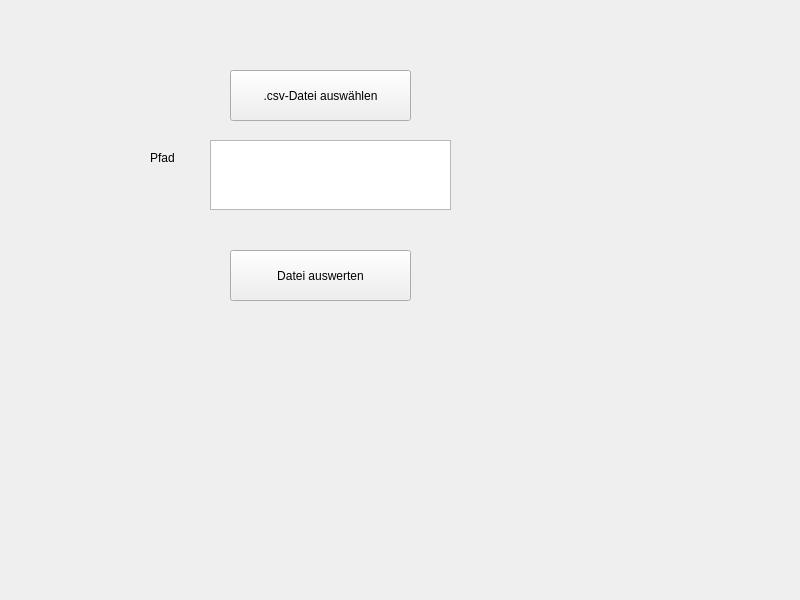
<?xml version="1.0" encoding="UTF-8"?>
<ui version="4.0">
 <class>test</class>
 <widget class="QWidget" name="test">
  <property name="geometry">
   <rect>
    <x>0</x>
    <y>0</y>
    <width>800</width>
    <height>600</height>
   </rect>
  </property>
  <property name="windowTitle">
   <string>test</string>
  </property>
  <widget class="QPushButton" name="csvSearchButton">
   <property name="geometry">
    <rect>
     <x>230</x>
     <y>70</y>
     <width>181</width>
     <height>51</height>
    </rect>
   </property>
   <property name="text">
    <string>.csv-Datei auswählen</string>
   </property>
  </widget>
  <widget class="QLabel" name="pathLabel">
   <property name="geometry">
    <rect>
     <x>150</x>
     <y>150</y>
     <width>41</width>
     <height>16</height>
    </rect>
   </property>
   <property name="text">
    <string>Pfad</string>
   </property>
  </widget>
  <widget class="QTextEdit" name="pathText">
   <property name="geometry">
    <rect>
     <x>210</x>
     <y>140</y>
     <width>241</width>
     <height>70</height>
    </rect>
   </property>
   <property name="readOnly">
    <bool>true</bool>
   </property>
  </widget>
  <widget class="QPushButton" name="resultsButton">
   <property name="geometry">
    <rect>
     <x>230</x>
     <y>250</y>
     <width>181</width>
     <height>51</height>
    </rect>
   </property>
   <property name="text">
    <string>Datei auswerten</string>
   </property>
  </widget>
 </widget>
 <resources/>
 <connections/>
</ui>
